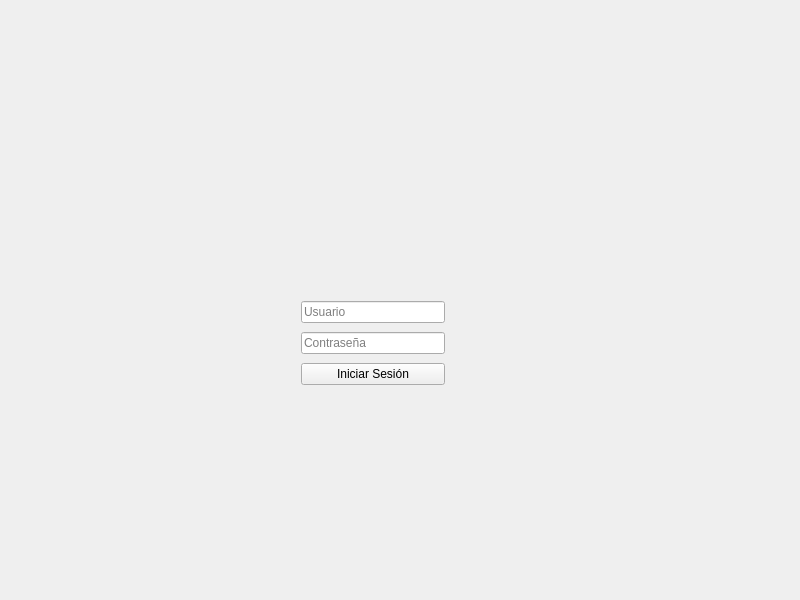
<?xml version="1.0" encoding="UTF-8"?>
<ui version="4.0">
 <class>MainWindow</class>
 <widget class="QMainWindow" name="MainWindow">
  <property name="geometry">
   <rect>
    <x>0</x>
    <y>0</y>
    <width>800</width>
    <height>600</height>
   </rect>
  </property>
  <property name="windowTitle">
   <string>MainWindow</string>
  </property>
  <widget class="QWidget" name="centralwidget">
   <widget class="QLabel" name="login_image1">
    <property name="geometry">
     <rect>
      <x>50</x>
      <y>250</y>
      <width>191</width>
      <height>301</height>
     </rect>
    </property>
    <property name="text">
     <string/>
    </property>
    <property name="pixmap">
     <pixmap resource="resource.qrc">:/images/gold_ling.png</pixmap>
    </property>
    <property name="scaledContents">
     <bool>true</bool>
    </property>
   </widget>
   <widget class="QLabel" name="login_image1_2">
    <property name="geometry">
     <rect>
      <x>540</x>
      <y>250</y>
      <width>191</width>
      <height>301</height>
     </rect>
    </property>
    <property name="text">
     <string/>
    </property>
    <property name="pixmap">
     <pixmap resource="resource.qrc">:/images/gold_ling.png</pixmap>
    </property>
    <property name="scaledContents">
     <bool>true</bool>
    </property>
   </widget>
   <widget class="QLabel" name="logo_image">
    <property name="geometry">
     <rect>
      <x>140</x>
      <y>10</y>
      <width>511</width>
      <height>221</height>
     </rect>
    </property>
    <property name="text">
     <string/>
    </property>
    <property name="pixmap">
     <pixmap resource="resource.qrc">:/images/app_logo.png</pixmap>
    </property>
    <property name="scaledContents">
     <bool>true</bool>
    </property>
   </widget>
   <widget class="QWidget" name="">
    <property name="geometry">
     <rect>
      <x>301</x>
      <y>298</y>
      <width>144</width>
      <height>92</height>
     </rect>
    </property>
    <layout class="QGridLayout" name="gridLayout">
     <item row="0" column="0">
      <widget class="QLineEdit" name="usernameLineEdit">
       <property name="sizePolicy">
        <sizepolicy hsizetype="Expanding" vsizetype="Fixed">
         <horstretch>0</horstretch>
         <verstretch>0</verstretch>
        </sizepolicy>
       </property>
       <property name="text">
        <string/>
       </property>
       <property name="placeholderText">
        <string>Usuario</string>
       </property>
      </widget>
     </item>
     <item row="1" column="0">
      <widget class="QLineEdit" name="passwordLineEdit">
       <property name="sizePolicy">
        <sizepolicy hsizetype="Expanding" vsizetype="Fixed">
         <horstretch>0</horstretch>
         <verstretch>0</verstretch>
        </sizepolicy>
       </property>
       <property name="echoMode">
        <enum>QLineEdit::EchoMode::Password</enum>
       </property>
       <property name="placeholderText">
        <string>Contraseña</string>
       </property>
      </widget>
     </item>
     <item row="2" column="0">
      <widget class="QPushButton" name="loginbutt">
       <property name="sizePolicy">
        <sizepolicy hsizetype="Expanding" vsizetype="Fixed">
         <horstretch>0</horstretch>
         <verstretch>0</verstretch>
        </sizepolicy>
       </property>
       <property name="text">
        <string>Iniciar Sesión</string>
       </property>
      </widget>
     </item>
    </layout>
   </widget>
  </widget>
 </widget>
 <resources>
  <include location="resource.qrc"/>
 </resources>
 <connections/>
</ui>
